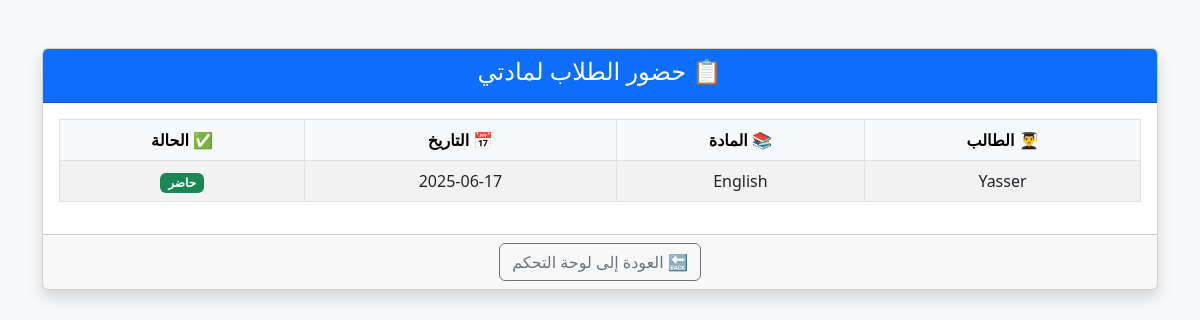
The page /view_attendance_by_teacher.php (signed in) on the database its author committed.
### tables this page shows
CREATE TABLE `attendance` (
  `id` int(11) NOT NULL,
  `student_id` int(11) DEFAULT NULL,
  `date` date DEFAULT NULL,
  `status` enum('present','absent') DEFAULT NULL,
  `subject` varchar(100) DEFAULT NULL,
  `teacher_id` int(11) DEFAULT NULL
);

CREATE TABLE `users` (
  `id` int(11) NOT NULL,
  `name` varchar(100) DEFAULT NULL,
  `email` varchar(100) DEFAULT NULL,
  `password` varchar(255) DEFAULT NULL,
  `role` enum('admin','teacher','parent','student') DEFAULT NULL,
  `subject` varchar(100) DEFAULT NULL
);

### view_attendance_by_teacher.php (the view, shortened to what this page needs)
<?php
$teacher_id = $_SESSION['user']['id'];
$conn = new mysqli("localhost", "root", "", "school_db");
$sql = "
    SELECT a.date, a.status, a.subject, u.name AS student_name
    FROM attendance a
    JOIN students s ON a.student_id = s.id
    JOIN users u ON s.user_id = u.id
    WHERE a.teacher_id = ?
    ORDER BY a.date DESC
";
$stmt = $conn->prepare($sql);
$stmt->bind_param("i", $teacher_id);
$stmt->execute();
$result = $stmt->get_result();
$records = $result->fetch_all(MYSQLI_ASSOC);
?>
<!DOCTYPE html>
<html lang="ar" dir="rtl">
<head>
    <link href="https://cdn.jsdelivr.net/npm/bootstrap@5.3.0/dist/css/bootstrap.rtl.min.css" rel="stylesheet">
</head>
<body class="bg-light">
<div class="container py-5">
    <div class="card shadow">
        <div class="card-header bg-primary text-white text-center">
            <h4>📋 حضور الطلاب لمادتي</h4>
        </div>
        <div class="card-body">
            <?php if (count($records) > 0): ?>
                <table class="table table-bordered table-striped text-center align-middle">
                    <thead class="table-light">
                        <tr>
                            <th>👨‍🎓 الطالب</th>
                            <th>📚 المادة</th>
                            <th>📅 التاريخ</th>
                            <th>✅ الحالة</th>
                        </tr>
                    </thead>
                    <tbody>
                        <?php foreach ($records as $row): ?>
                            <tr>
                                <td><?= htmlspecialchars($row['student_name']) ?></td>
                                <td><?= htmlspecialchars($row['subject']) ?></td>
                                <td><?= $row['date'] ?></td>
                                <td>
                                    <span class="badge bg-<?= $row['status'] === 'present' ? 'success' : 'danger' ?>">
                                        <?= $row['status'] === 'present' ? 'حاضر' : 'غائب' ?>
                                    </span>
                                </td>
                            </tr>
                        <?php endforeach; ?>
                    </tbody>
                </table>
            <?php else: ?>
                <div class="alert alert-info text-center">لا توجد سجلات حضور لمادتك حتى الآن.</div>
            <?php endif; ?>
        </div>
        <div class="card-footer text-center">
            <a href="dashboard.php" class="btn btn-outline-secondary">🔙 العودة إلى لوحة التحكم</a>
        </div>
    </div>
</div>
</body>
</html>

### rows shown on the page
attendance: users.name "Yasser", subject "English", date "2025-06-17", status "حاضر"
